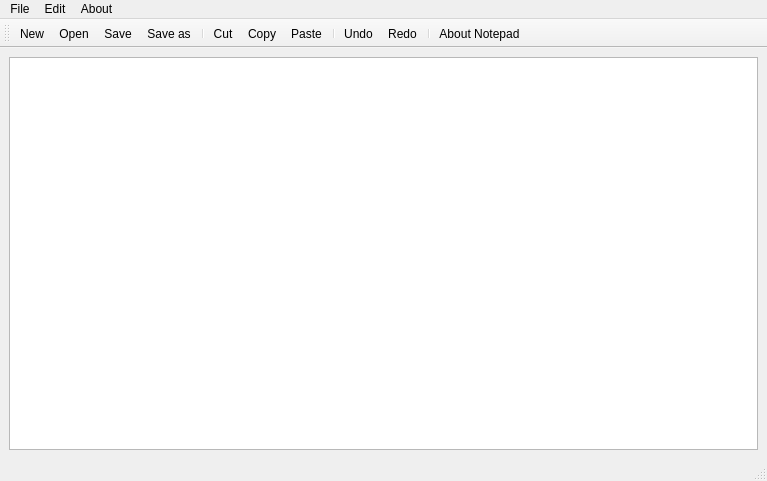
<?xml version="1.0" encoding="UTF-8"?>
<ui version="4.0">
 <class>MainWindow</class>
 <widget class="QMainWindow" name="MainWindow">
  <property name="geometry">
   <rect>
    <x>0</x>
    <y>0</y>
    <width>767</width>
    <height>481</height>
   </rect>
  </property>
  <property name="windowTitle">
   <string>MainWindow</string>
  </property>
  <widget class="QWidget" name="centralwidget">
   <layout class="QHBoxLayout" name="horizontalLayout">
    <item>
     <widget class="QTextEdit" name="textEdit"/>
    </item>
   </layout>
  </widget>
  <widget class="QMenuBar" name="menubar">
   <property name="geometry">
    <rect>
     <x>0</x>
     <y>0</y>
     <width>767</width>
     <height>21</height>
    </rect>
   </property>
   <widget class="QMenu" name="menuFile">
    <property name="title">
     <string>File</string>
    </property>
    <addaction name="actionNew"/>
    <addaction name="actionOpen"/>
    <addaction name="separator"/>
    <addaction name="actionSave"/>
    <addaction name="actionSave_as"/>
   </widget>
   <widget class="QMenu" name="menuEdit">
    <property name="title">
     <string>Edit</string>
    </property>
    <addaction name="actionCut"/>
    <addaction name="actionCopy"/>
    <addaction name="actionPaste"/>
    <addaction name="separator"/>
    <addaction name="actionRedo"/>
    <addaction name="actionUndo"/>
   </widget>
   <widget class="QMenu" name="menuAbout_Notepad">
    <property name="title">
     <string>About</string>
    </property>
    <addaction name="actionAbout_Notepad"/>
   </widget>
   <addaction name="menuFile"/>
   <addaction name="menuEdit"/>
   <addaction name="menuAbout_Notepad"/>
  </widget>
  <widget class="QStatusBar" name="statusbar"/>
  <widget class="QToolBar" name="toolBar">
   <property name="windowTitle">
    <string>toolBar</string>
   </property>
   <attribute name="toolBarArea">
    <enum>TopToolBarArea</enum>
   </attribute>
   <attribute name="toolBarBreak">
    <bool>false</bool>
   </attribute>
   <addaction name="actionNew"/>
   <addaction name="actionOpen"/>
   <addaction name="actionSave"/>
   <addaction name="actionSave_as"/>
   <addaction name="separator"/>
   <addaction name="actionCut"/>
   <addaction name="actionCopy"/>
   <addaction name="actionPaste"/>
   <addaction name="separator"/>
   <addaction name="actionUndo"/>
   <addaction name="actionRedo"/>
   <addaction name="separator"/>
   <addaction name="actionAbout_Notepad"/>
  </widget>
  <action name="actionNew">
   <property name="icon">
    <iconset resource="Resource.qrc">
     <normaloff>:/rec/img/new.png</normaloff>:/rec/img/new.png</iconset>
   </property>
   <property name="text">
    <string>New</string>
   </property>
  </action>
  <action name="actionOpen">
   <property name="icon">
    <iconset resource="Resource.qrc">
     <normaloff>:/rec/img/open.png</normaloff>:/rec/img/open.png</iconset>
   </property>
   <property name="text">
    <string>Open</string>
   </property>
  </action>
  <action name="actionSave">
   <property name="icon">
    <iconset resource="Resource.qrc">
     <normaloff>:/rec/img/save.png</normaloff>:/rec/img/save.png</iconset>
   </property>
   <property name="text">
    <string>Save</string>
   </property>
  </action>
  <action name="actionSave_as">
   <property name="icon">
    <iconset resource="Resource.qrc">
     <normaloff>:/rec/img/saveAs.png</normaloff>:/rec/img/saveAs.png</iconset>
   </property>
   <property name="text">
    <string>Save as</string>
   </property>
  </action>
  <action name="actionCut">
   <property name="icon">
    <iconset resource="Resource.qrc">
     <normaloff>:/rec/img/cut.png</normaloff>:/rec/img/cut.png</iconset>
   </property>
   <property name="text">
    <string>Cut</string>
   </property>
  </action>
  <action name="actionCopy">
   <property name="icon">
    <iconset resource="Resource.qrc">
     <normaloff>:/rec/img/copy.png</normaloff>:/rec/img/copy.png</iconset>
   </property>
   <property name="text">
    <string>Copy</string>
   </property>
  </action>
  <action name="actionPaste">
   <property name="icon">
    <iconset resource="Resource.qrc">
     <normaloff>:/rec/img/paste.png</normaloff>:/rec/img/paste.png</iconset>
   </property>
   <property name="text">
    <string>Paste</string>
   </property>
  </action>
  <action name="actionRedo">
   <property name="icon">
    <iconset resource="Resource.qrc">
     <normaloff>:/rec/img/redo.png</normaloff>:/rec/img/redo.png</iconset>
   </property>
   <property name="text">
    <string>Redo</string>
   </property>
  </action>
  <action name="actionUndo">
   <property name="icon">
    <iconset resource="Resource.qrc">
     <normaloff>:/rec/img/undo.png</normaloff>:/rec/img/undo.png</iconset>
   </property>
   <property name="text">
    <string>Undo</string>
   </property>
  </action>
  <action name="actionAbout_Notepad">
   <property name="icon">
    <iconset resource="Resource.qrc">
     <normaloff>:/rec/img/info.png</normaloff>:/rec/img/info.png</iconset>
   </property>
   <property name="text">
    <string>About Notepad</string>
   </property>
  </action>
 </widget>
 <resources>
  <include location="Resource.qrc"/>
 </resources>
 <connections/>
</ui>
